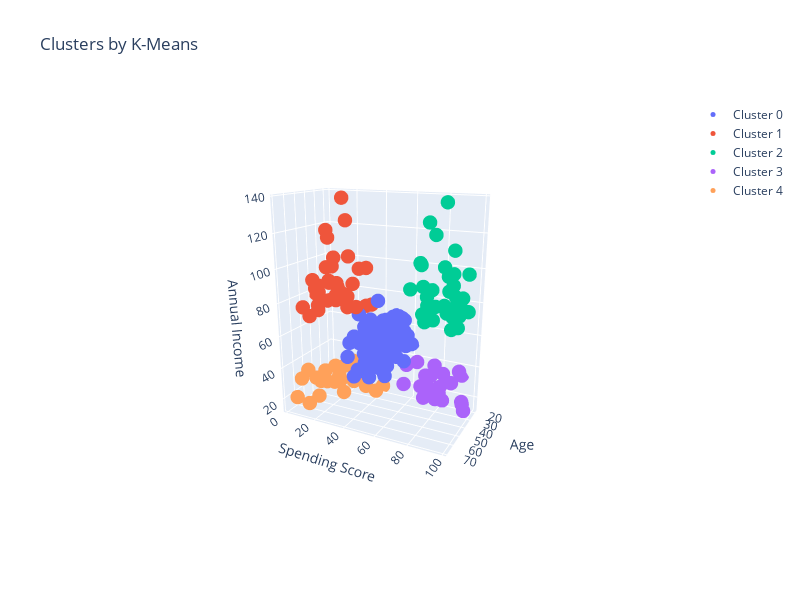

Notebook code cell kept with this figure:
### Markdown cell above
**Below is the 3D visualization of the clusters created by our K-Means model:**

### Code cell
import plotly as py
import plotly.graph_objs as go

def tracer(db, n, name):
    '''
    This function returns trace object for Plotly
    '''
    return go.Scatter3d(
        x = db[db['Cluster']==n]['Age'],
        y = db[db['Cluster']==n]['Spending Score (1-100)'],
        z = db[db['Cluster']==n]['Annual Income (k$)'],
        mode = 'markers',
        name = name,
        marker = dict(
        size = 5
        )
     )

trace0 = tracer(X, 0, 'Cluster 0')
trace1 = tracer(X, 1, 'Cluster 1')
trace2 = tracer(X, 2, 'Cluster 2')
trace3 = tracer(X, 3, 'Cluster 3')
trace4 = tracer(X, 4, 'Cluster 4')

data = [trace0, trace1, trace2, trace3, trace4]

layout = go.Layout(title='Clusters by K-Means',
                   scene=dict(
                       xaxis=dict(title='Age'),
                       yaxis=dict(title='Spending Score'),
                       zaxis=dict(title='Annual Income')
                   ),
                   width=800, 
                   height=600  
                   )

fig = go.Figure(data=data, layout=layout)
py.offline.iplot(fig)

### Figure 1 — Plotly figure (JSON) as saved in the notebook; plotly's stock layout.template omitted (floating-point values rounded to 4 significant figures)
{"data": [{"marker": {"size": 5}, "mode": "markers", "name": "Cluster 0", "type": "scatter3d", "x": [50, 27, 29, 31, 49, 33, 31, 59, 50, 47, 51, 69, 27, 53, 70, 19, 67, 54, 63, 18, 43, 68, 19, 32, 70, 47, 60, 60, 59, 26, 45, 40, 23, 49, 57, 38, 67, 46, 21, 48, 55, 22, 34, 50, 68, 18, 48, 40, 32, 24, 47, 27, 48, 20, 23, 49, 67, 26, 49, 21, 66, 54, 68, 66, 65, 19, 38, 19, 18, 19, 63, 49, 51, 50, 27, 38, 40, 43, 28], "y": [55, 47, 42, 42, 52, 60, 54, 60, 45, 41, 50, 46, 51, 46, 56, 55, 52, 59, 51, 59, 50, 48, 59, 47, 55, 42, 49, 56, 47, 54, 53, 48, 52, 42, 51, 55, 41, 44, 57, 46, 58, 55, 60, 46, 55, 41, 49, 40, 42, 52, 47, 50, 42, 49, 41, 48, 59, 55, 56, 42, 50, 46, 43, 48, 52, 54, 42, 46, 48, 50, 43, 59, 43, 57, 56, 40, 58, 35, 40], "z": [40, 40, 40, 40, 42, 42, 43, 43, 43, 43, 44, 44, 46, 46, 46, 46, 47, 47, 48, 48, 48, 48, 48, 48, 49, 49, 50, 50, 54, 54, 54, 54, 54, 54, 54, 54, 54, 54, 54, 54, 57, 57, 58, 58, 59, 59, 60, 60, 60, 60, 60, 60, 61, 61, 62, 62, 62, 62, 62, 62, 63, 63, 63, 63, 63, 63, 64, 64, 65, 65, 65, 65, 67, 67, 67, 67, 69, 71, 76]}, {"marker": {"size": 5}, "mode": "markers", "name": "Cluster 1", "type": "scatter3d", "x": [23, 59, 47, 25, 20, 44, 19, 57, 25, 48, 34, 43, 44, 47, 37, 34, 56, 19, 50, 42, 36, 40, 36, 52, 58, 59, 37, 46, 41, 54, 41, 34, 33, 47, 45, 32], "y": [29, 11, 9, 34, 5, 7, 10, 5, 12, 36, 22, 17, 20, 16, 1, 1, 35, 5, 26, 20, 27, 13, 10, 13, 15, 14, 32, 15, 39, 24, 17, 23, 8, 16, 28, 18], "z": [70, 71, 71, 72, 73, 73, 74, 75, 77, 77, 78, 78, 78, 78, 78, 78, 79, 81, 85, 86, 87, 87, 87, 88, 88, 93, 97, 98, 99, 101, 103, 103, 113, 120, 126, 137]}, {"marker": {"size": 5}, "mode": "markers", "name": "Cluster 2", "type": "scatter3d", "x": [39, 31, 40, 38, 39, 31, 29, 32, 35, 32, 32, 28, 32, 34, 39, 38, 27, 30, 30, 29, 31, 36, 33, 32, 28, 36, 30, 27, 35, 32, 29, 30, 28, 36, 32, 38, 35, 32, 30], "y": [91, 77, 95, 75, 75, 71, 88, 73, 72, 93, 87, 97, 74, 90, 88, 76, 89, 78, 73, 83, 93, 75, 95, 63, 75, 92, 86, 69, 90, 86, 88, 97, 68, 85, 69, 91, 79, 74, 83], "z": [69, 70, 71, 71, 71, 72, 73, 73, 74, 75, 76, 77, 77, 78, 78, 78, 78, 78, 78, 79, 81, 85, 86, 87, 87, 87, 88, 88, 93, 97, 98, 99, 101, 103, 103, 113, 120, 126, 137]}, {"marker": {"size": 5}, "mode": "markers", "name": "Cluster 3", "type": "scatter3d", "x": [21, 23, 22, 23, 30, 35, 24, 22, 20, 35, 25, 31, 29, 35, 23, 21, 18, 21, 30, 20, 24, 31, 24], "y": [81, 77, 76, 94, 72, 99, 77, 79, 66, 98, 73, 73, 82, 61, 87, 73, 92, 81, 73, 75, 92, 61, 65], "z": [15, 16, 17, 18, 19, 19, 20, 20, 21, 23, 24, 25, 28, 28, 29, 30, 33, 33, 34, 37, 38, 39, 39]}, {"marker": {"size": 5}, "mode": "markers", "name": "Cluster 4", "type": "scatter3d", "x": [19, 20, 31, 35, 64, 67, 58, 37, 35, 52, 35, 46, 54, 45, 40, 60, 53, 49, 42, 36, 65, 48, 49], "y": [39, 6, 40, 6, 3, 14, 15, 13, 35, 29, 35, 5, 14, 32, 31, 4, 4, 14, 17, 26, 35, 36, 28], "z": [15, 16, 17, 18, 19, 19, 20, 20, 21, 23, 24, 25, 28, 28, 29, 30, 33, 33, 34, 37, 38, 39, 39]}], "layout": {"height": 600, "scene": {"aspectmode": "auto", "aspectratio": {"x": 0.6093, "y": 1.148, "z": 1.429}, "camera": {"center": {"x": 0, "y": 0, "z": 0}, "eye": {"x": 2.728, "y": 1.38, "z": 0.9651}, "projection": {"type": "perspective"}, "up": {"x": 0, "y": 0, "z": 1}}, "xaxis": {"title": {"text": "Age"}, "type": "linear"}, "yaxis": {"title": {"text": "Spending Score"}, "type": "linear"}, "zaxis": {"title": {"text": "Annual Income"}, "type": "linear"}}, "title": {"text": "Clusters by K-Means"}, "width": 800}}
